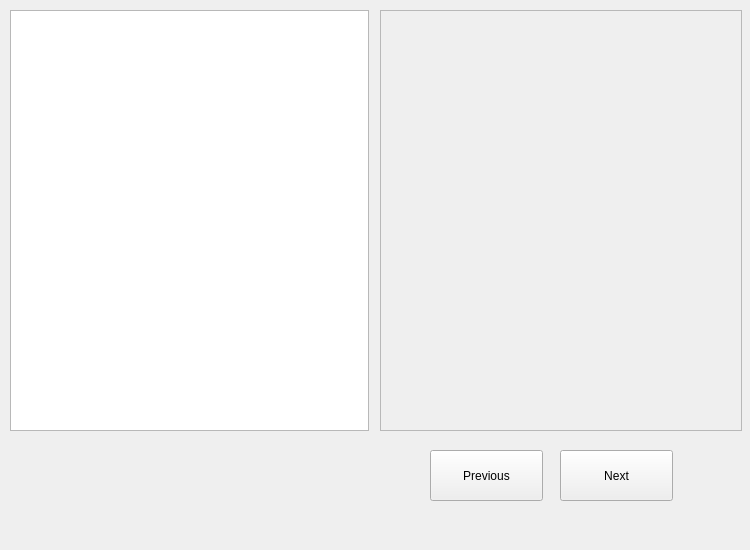
<?xml version="1.0" encoding="UTF-8"?>
<ui version="4.0">
 <class>Form</class>
 <widget class="QWidget" name="Form">
  <property name="geometry">
   <rect>
    <x>0</x>
    <y>0</y>
    <width>750</width>
    <height>550</height>
   </rect>
  </property>
  <property name="windowTitle">
   <string>Form</string>
  </property>
  <widget class="QPushButton" name="previousButton">
   <property name="geometry">
    <rect>
     <x>430</x>
     <y>450</y>
     <width>113</width>
     <height>51</height>
    </rect>
   </property>
   <property name="text">
    <string>Previous</string>
   </property>
  </widget>
  <widget class="QTextEdit" name="encodeTextArea">
   <property name="geometry">
    <rect>
     <x>10</x>
     <y>10</y>
     <width>359</width>
     <height>421</height>
    </rect>
   </property>
  </widget>
  <widget class="QPushButton" name="nextButton">
   <property name="geometry">
    <rect>
     <x>560</x>
     <y>450</y>
     <width>113</width>
     <height>51</height>
    </rect>
   </property>
   <property name="text">
    <string>Next</string>
   </property>
  </widget>
  <widget class="QScrollArea" name="carrierScrollArea">
   <property name="geometry">
    <rect>
     <x>380</x>
     <y>10</y>
     <width>362</width>
     <height>421</height>
    </rect>
   </property>
   <property name="widgetResizable">
    <bool>true</bool>
   </property>
   <widget class="QWidget" name="scrollAreaWidgetContents">
    <property name="geometry">
     <rect>
      <x>0</x>
      <y>0</y>
      <width>360</width>
      <height>419</height>
     </rect>
    </property>
    <layout class="QGridLayout" name="gridLayout_3">
     <item row="0" column="0">
      <widget class="QLabel" name="carrierLabel">
       <property name="text">
        <string>&lt;html&gt;&lt;head/&gt;&lt;body&gt;&lt;p&gt;&lt;img src=&quot;:/translation_images/hieroglyphics.jpg&quot;/&gt;&lt;/p&gt;&lt;/body&gt;&lt;/html&gt;</string>
       </property>
      </widget>
     </item>
    </layout>
   </widget>
  </widget>
 </widget>
 <resources/>
 <connections/>
</ui>
